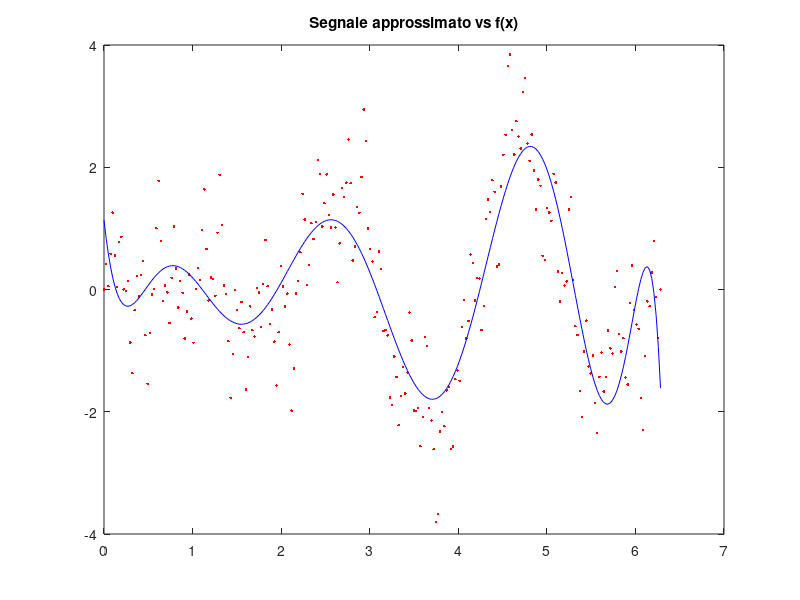
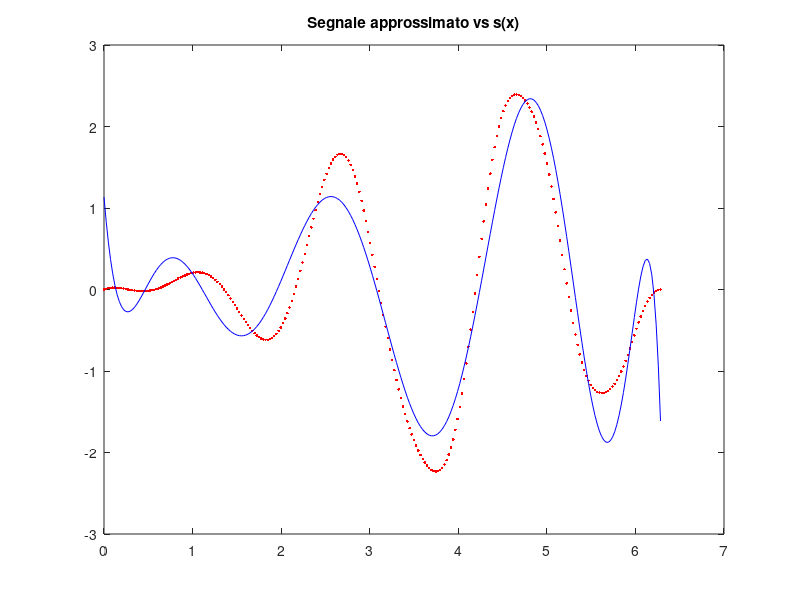
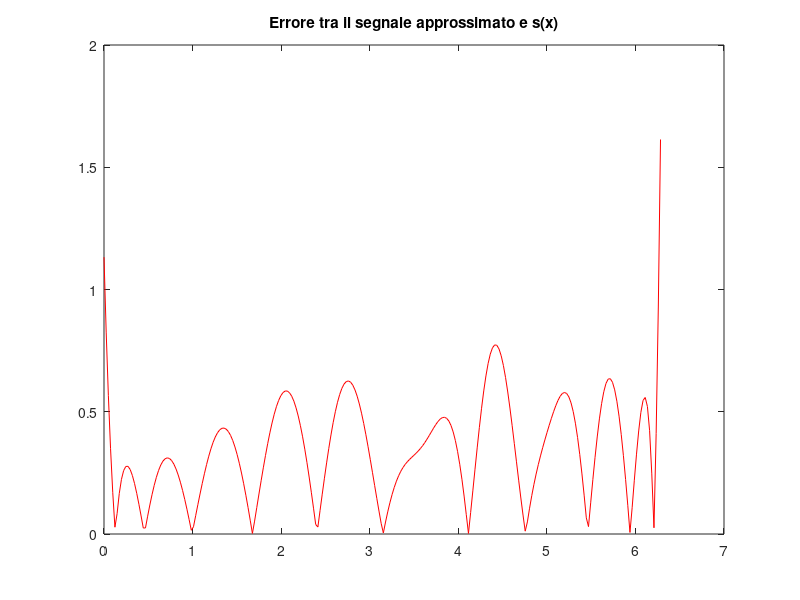

MATLAB code for these plots, in order: (Note: this script raises an error after producing the figures.)
% Creazione di una griglia con 256 punti tra 0 e 2*pi
x = linspace(0, 2*pi, 256)';

% Definizione del segnale s(x) e della funzione rumore r(x)
s = ((x-1.2).*sin(3.*x)+1./(x+1).*sin(1+x.^2)).*sin(x/2);
r = 0.1*sin(7*x)+2*sin(23*x).*cos(31*x).*sin(1-19*x);

% Costruzione del segnale disturbato dal rumore f(x)
f = s + r;

% Gradi dei polinomi da testare
gradi = [1:10];

% Vettore per conservare gli errori
errori = zeros(length(gradi), 1);

% Loop attraverso i gradi dei polinomi
for i = 1:length(gradi)

    % Approssimazione polinomiale del segnale f(x) 
    p = polyfit(x, f, gradi(i));
    
    % Calcola il segnale approssimato
    f_approssimato = polyval(p, x);
    
    % Calcola l'errore tra il segnale originale s(x) e il segnale approssimato
    errori(i) = norm(s - f_approssimato);
    
end

% Trova il grado del polinomio che minimizza l'errore
[min_errore, indice_min] = min(errori);
grado_min = gradi(indice_min);

% Genera il polinomio di migliore approssimazione
p_min = polyfit(x, f, grado_min);
f_approssimato_min = polyval(p_min, x);

% Grafico 1: Segnale approssimato vs f(x)
figure(1);
plot(x, f, 'r.', x, f_approssimato_min, 'b-');
title('Segnale approssimato vs f(x)');

% Grafico 2: Segnale approssimato vs s(x)
figure(2);
plot(x, s, 'r.', x, f_approssimato_min, 'b-');
title('Segnale approssimato vs s(x)');

% Grafico 3: Errore tra il segnale approssimato e s(x)
figure(3);
plot(x, abs(s - f_approssimato_min), 'r-');
title('Errore tra il segnale approssimato e s(x)');

% Tabella degli errori
T = table(gradi', errori, 'VariableNames', {'Grado del Polinomio', 'Norma dell Errore'});
disp(T);

% Stampa il grado del polinomio che minimizza l'errore
fprintf('Il grado del polinomio che minimizza l\\''errore è %d con un errore di %f\n', grado_min, min_errore);
